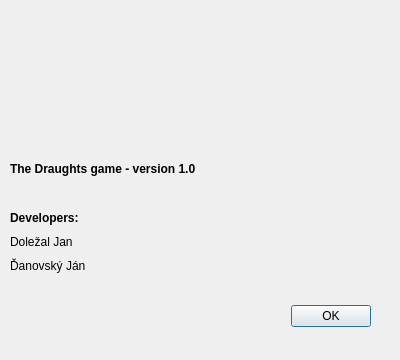
<?xml version="1.0" encoding="UTF-8"?>
<ui version="4.0">
 <class>About</class>
 <widget class="QDialog" name="About">
  <property name="geometry">
   <rect>
    <x>0</x>
    <y>0</y>
    <width>400</width>
    <height>360</height>
   </rect>
  </property>
  <property name="windowTitle">
   <string>About game</string>
  </property>
  <property name="autoFillBackground">
   <bool>false</bool>
  </property>
  <property name="styleSheet">
   <string notr="true"/>
  </property>
  <property name="locale">
   <locale language="English" country="UnitedStates"/>
  </property>
  <widget class="QDialogButtonBox" name="buttonBox">
   <property name="geometry">
    <rect>
     <x>30</x>
     <y>300</y>
     <width>341</width>
     <height>32</height>
    </rect>
   </property>
   <property name="orientation">
    <enum>Qt::Horizontal</enum>
   </property>
   <property name="standardButtons">
    <set>QDialogButtonBox::Ok</set>
   </property>
  </widget>
  <widget class="QLabel" name="label">
   <property name="geometry">
    <rect>
     <x>0</x>
     <y>0</y>
     <width>401</width>
     <height>151</height>
    </rect>
   </property>
   <property name="text">
    <string/>
   </property>
   <property name="pixmap">
    <pixmap resource="resource1.qrc">:/img/about.png</pixmap>
   </property>
  </widget>
  <widget class="QWidget" name="verticalLayoutWidget">
   <property name="geometry">
    <rect>
     <x>10</x>
     <y>160</y>
     <width>381</width>
     <height>115</height>
    </rect>
   </property>
   <layout class="QVBoxLayout" name="verticalLayout">
    <item>
     <widget class="QLabel" name="label_6">
      <property name="font">
       <font>
        <weight>75</weight>
        <bold>true</bold>
       </font>
      </property>
      <property name="text">
       <string>The Draughts game - version 1.0</string>
      </property>
     </widget>
    </item>
    <item>
     <widget class="QLabel" name="label_5">
      <property name="text">
       <string/>
      </property>
     </widget>
    </item>
    <item>
     <widget class="QLabel" name="label_2">
      <property name="font">
       <font>
        <weight>75</weight>
        <bold>true</bold>
       </font>
      </property>
      <property name="text">
       <string>Developers:</string>
      </property>
     </widget>
    </item>
    <item>
     <layout class="QHBoxLayout" name="horizontalLayout">
      <item>
       <widget class="QLabel" name="label_8">
        <property name="text">
         <string notr="true">Doležal Jan</string>
        </property>
       </widget>
      </item>
      <item>
       <widget class="QLabel" name="label_7">
        <property name="font">
         <font>
          <italic>true</italic>
         </font>
        </property>
        <property name="text">
         <string notr="true">&lt;xdolez52@stud.fit.vutbr.cz&gt;</string>
        </property>
       </widget>
      </item>
     </layout>
    </item>
    <item>
     <layout class="QHBoxLayout" name="horizontalLayout_2">
      <item>
       <widget class="QLabel" name="label_4">
        <property name="text">
         <string notr="true">Ďanovský Ján</string>
        </property>
       </widget>
      </item>
      <item>
       <widget class="QLabel" name="label_3">
        <property name="font">
         <font>
          <italic>true</italic>
         </font>
        </property>
        <property name="text">
         <string notr="true">&lt;xdanov01@stud.fit.vutbr.cz&gt;</string>
        </property>
       </widget>
      </item>
     </layout>
    </item>
   </layout>
  </widget>
 </widget>
 <resources>
  <include location="resource1.qrc"/>
 </resources>
 <connections>
  <connection>
   <sender>buttonBox</sender>
   <signal>accepted()</signal>
   <receiver>About</receiver>
   <slot>accept()</slot>
   <hints>
    <hint type="sourcelabel">
     <x>248</x>
     <y>254</y>
    </hint>
    <hint type="destinationlabel">
     <x>157</x>
     <y>274</y>
    </hint>
   </hints>
  </connection>
  <connection>
   <sender>buttonBox</sender>
   <signal>rejected()</signal>
   <receiver>About</receiver>
   <slot>reject()</slot>
   <hints>
    <hint type="sourcelabel">
     <x>316</x>
     <y>260</y>
    </hint>
    <hint type="destinationlabel">
     <x>286</x>
     <y>274</y>
    </hint>
   </hints>
  </connection>
 </connections>
</ui>
